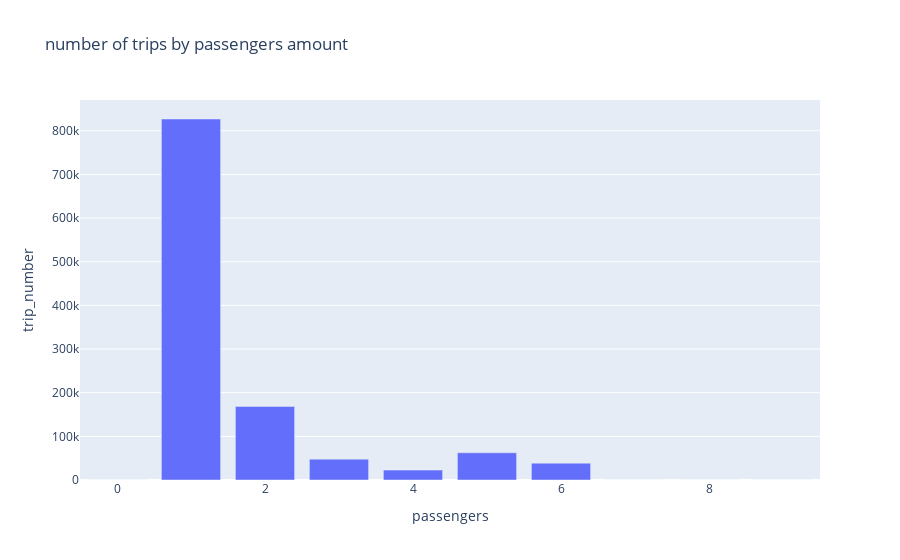

This figure's notebook cell:
### Code cell
#trip frequency per passengers' amount
fig = px.bar(df.groupby('passenger_count')
             .agg({'id': 'count'})
             .reset_index()
             .rename(columns={'passenger_count': 'passengers', 'id': 'trip_number'}),
             x='passengers', y='trip_number', title='number of trips by passengers amount')

fig.show()

### Figure 1 — Plotly figure (JSON) as saved in the notebook; plotly's stock layout.template omitted (floating-point values rounded to 4 significant figures)
{"data": [{"alignmentgroup": "True", "hovertemplate": "passengers=%{x}<br>trip_number=%{y}<extra></extra>", "legendgroup": "", "marker": {"color": "#636efa", "pattern": {"shape": ""}}, "name": "", "offsetgroup": "", "orientation": "v", "showlegend": false, "textposition": "auto", "type": "bar", "x": [0, 1, 2, 3, 4, 5, 6, 7, 8, 9], "xaxis": "x", "y": [47, 826979, 168433, 47778, 22646, 62383, 38645, 2, 1, 1], "yaxis": "y"}], "layout": {"barmode": "relative", "legend": {"tracegroupgap": 0}, "title": {"text": "number of trips by passengers amount"}, "xaxis": {"anchor": "y", "domain": [0, 1], "title": {"text": "passengers"}}, "yaxis": {"anchor": "x", "domain": [0, 1], "title": {"text": "trip_number"}}}}
